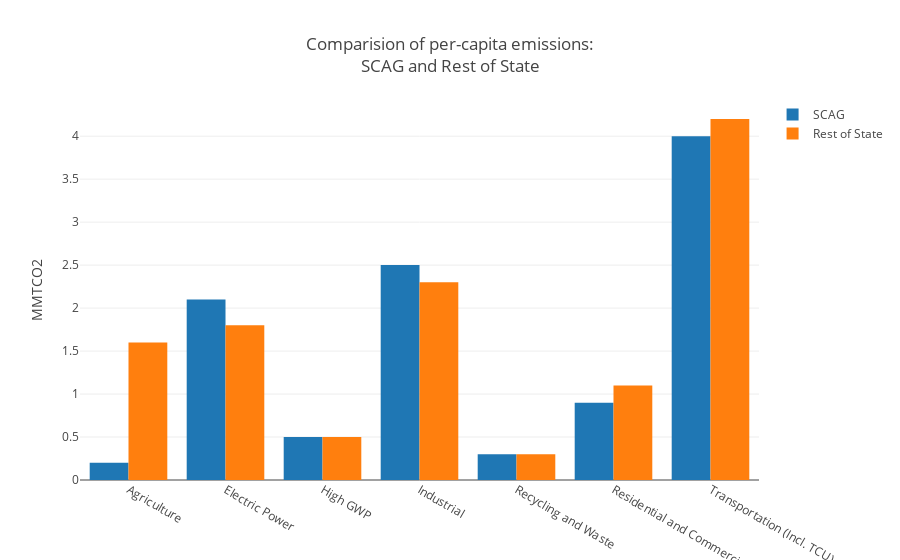

The code cell stored with this chart in its notebook:
### Code cell
### add a graph showing breakdown of SCAG emissions (double donut), and compare those emissions to california (bar)

os.chdir(r'C:\Users\dan\OneDrive - E3\SCAG\outputs\Feb_Revisions6')

emissions = pd.read_csv('Total_Emissions_by_1.csv')
scag_pop = pd.read_csv('scag_population.csv', index_col=0, header = None, squeeze = True)
scag_pop_share = pd.read_csv('scag_population_share.csv', index_col=0, header = None, squeeze = True)

scag_p = scag_pop.loc[2015]
ca_p = scag_pop.loc[2015] / scag_pop_share.loc[2015] - scag_pop.loc[2015]

epiv_scag = pd.pivot_table(emissions.query('Geography_SCAG in "SCAG"'), index = 'Output_Year', 
                                      columns = ['Active_Cases', 'ARB_Sectors1'],
                                      values = 'Value', aggfunc = np.sum)

epiv = pd.pivot_table(emissions, index = 'Output_Year', 
                                      columns = ['Active_Cases', 'Geography_SCAG', 'ARB_Sectors1'],
                                      values = 'Value', aggfunc = np.sum)

scag2015 =  epiv['Building Electrification'].loc[2015, 'SCAG']
ros2015 = epiv['Building Electrification'].loc[2015, 'Rest of State']

scag_prop = scag2015 / scag2015.sum()
ros_prop = ros2015 / ros2015.sum()

scag_co2 = tuple(scag2015.values)
ros_co2 = tuple(ros2015.values)

scag_co2_prop = tuple(scag_prop.values)
ros_co2_prop = tuple(ros_prop.values)

labels = list(ros2015.index)

scag_per = (scag_co2 / scag_p) * 10**6
ros_per = (ros_co2/ ca_p) * 10**6

scag = Bar({'x' : labels,
            'y' : [round(x,1) for x in scag_per],
            'name' :  'SCAG'})

ros = Bar({'x' : labels,
           'y' : [round(x,1) for x in ros_per],
           'name' : 'Rest of State'})

data = Data([scag, ros])

layout = Layout({'barmode' : 'group',
                 'title' : 'Comparision of per-capita emissions:<br>SCAG and Rest of State',
                 'yaxis' : {'title' : 'MMTCO2'}})

fig = Figure(data = data, layout = layout)

pyo.iplot(fig)

### Figure 1 — Plotly figure (JSON) as saved in the notebook; plotly's stock layout.template omitted (floating-point values rounded to 4 significant figures)
{"data": [{"name": "SCAG", "type": "bar", "x": ["Agriculture", "Electric Power", "High GWP", "Industrial", "Recycling and Waste", "Residential and Commercial", "Transportation (Incl. TCU)"], "y": [0.2, 2.1, 0.5, 2.5, 0.3, 0.9, 4]}, {"name": "Rest of State", "type": "bar", "x": ["Agriculture", "Electric Power", "High GWP", "Industrial", "Recycling and Waste", "Residential and Commercial", "Transportation (Incl. TCU)"], "y": [1.6, 1.8, 0.5, 2.3, 0.3, 1.1, 4.2]}], "layout": {"barmode": "group", "title": "Comparision of per-capita emissions:<br>SCAG and Rest of State", "yaxis": {"title": "MMTCO2"}}}
